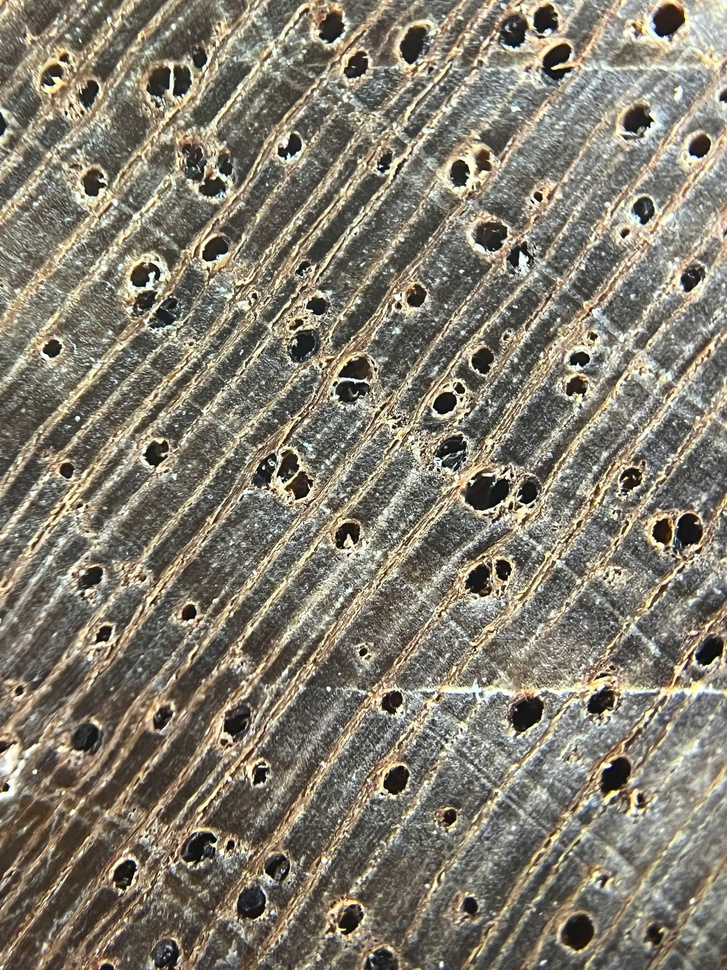
#> input picture Go_that/Xoan ta Dinh Hoa/z6949210750203_746269550794640d6073540d94bbfd49.jpg, 727 x 970 px, shrunk from 1920 x 2560 before the run; its folder holds only this picture in this run
$ python test2.py   (older library calls are emulated)
#> lines starting #> are read from the running program, lines starting #| are printed output that depends on the picture
#> in imread_unicode, returned value is the input picture: shape (970, 727, 3); mean B, G, R 111.1, 125, 130.8
# Duyệt toàn bộ ảnh trong thư mục.
# Tính độ nét (blur score) với 1 ngưỡng duy nhất (THRESHOLD, mặc định 32).
# Chuyển ảnh rõ (score ≥ THRESHOLD) sang thư mục mới data_netro/<tên class> (copy ảnh).
# In danh sách ảnh mờ ra file blurry_images.txt

import os
import cv2
import shutil
import numpy as np
from tqdm import tqdm

CLASS_FOLDER = r"C:\WoodAI\data\data_khongtrung\Xoan ta Dinh Hoa"
TARGET_ROOT = r"C:\WoodAI\data\data_blur"
THRESHOLD = 8
CROP_SIZE = 300

def get_blur_score(image, crop_size=CROP_SIZE):
#> called with crop_size = 300
    h, w = image.shape[:2]
#> h = 970; w = 727
    if h < crop_size or w < crop_size:
        return 0.0
    x = (w - crop_size) // 2
#> x = 213
    y = (h - crop_size) // 2
#> y = 335
    crop = image[y:y+crop_size, x:x+crop_size]
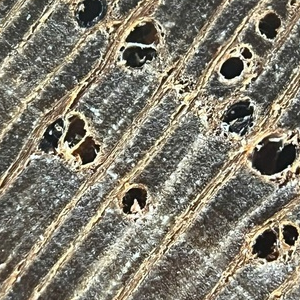
#> crop: shape (300, 300, 3); mean B, G, R 110.6, 124.6, 129
    gray = cv2.cvtColor(crop, cv2.COLOR_BGR2GRAY)
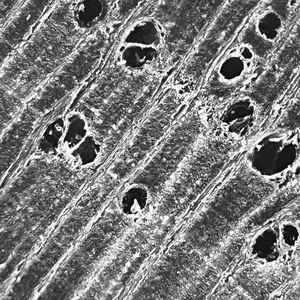
#> gray: shape (300, 300); min 1, max 255, mean 124.3
    return cv2.Laplacian(gray, cv2.CV_64F).var()

def imread_unicode(path):
    try:
        with open(path, "rb") as f:
            bytes_array = np.asarray(bytearray(f.read()), dtype=np.uint8)
            return cv2.imdecode(bytes_array, cv2.IMREAD_COLOR)
    except:
        return None

def check_and_copy_clear_images(folder_path, threshold=THRESHOLD):
    mo_anh = []
    net_anh = []

    class_name = os.path.basename(folder_path)

    # folder chứa ảnh nét
    target_clear = os.path.join(TARGET_ROOT, class_name, "clear")
    os.makedirs(target_clear, exist_ok=True)

    # folder chứa ảnh mờ
    target_blur = os.path.join(TARGET_ROOT, class_name, "blur")
    os.makedirs(target_blur, exist_ok=True)

    print(f"\nĐang kiểm tra ảnh trong: {folder_path}")
    for filename in tqdm(os.listdir(folder_path), desc="Kiểm tra", leave=False):
        if not filename.lower().endswith((".jpg", ".jpeg", ".png")):
            continue

        path = os.path.join(folder_path, filename)
        if not os.path.isfile(path):
            continue

        image = imread_unicode(path)
        if image is None:
            print(f"Không đọc được ảnh: {filename}")
            continue

        score = get_blur_score(image)
#> score = 12780.8

        try:
            if score >= threshold:
                shutil.copy2(path, os.path.join(target_clear, filename))
                net_anh.append((filename, score))
            else:
                shutil.copy2(path, os.path.join(target_blur, filename))
                mo_anh.append((filename, score))
        except Exception as e:
            print(f"Lỗi copy {filename}: {e}")

    print(f"\nẢnh rõ (≥ {threshold}): {len(net_anh)} copy vào {target_clear}")
#| Ảnh rõ (≥ 8): 1 copy vào C:\WoodAI\data\data_blur/C:\WoodAI\data\data_khongtrung\Xoan ta Dinh Hoa/clear
    print(f"Ảnh mờ (< {threshold}): {len(mo_anh)} copy vào {target_blur}")

    with open("blurry_images.txt", "a", encoding="utf-8") as f:
        f.write(f"\nClass: {class_name}")
        f.write(f"\nẢnh mờ (score < {threshold}): {len(mo_anh)} ảnh\n")
        for filename, score in sorted(mo_anh, key=lambda x: x[1]):
            f.write(f"{filename}\t{score:.2f}\n")

if __name__ == "__main__":
    if not os.path.exists(CLASS_FOLDER):
        print(f"Không tồn tại folder: {CLASS_FOLDER}")
    else:
        check_and_copy_clear_images(CLASS_FOLDER)

$ run again, on Go_that/Xoan ta Dinh Hoa/z6949210778695_9c1769dd833b7bf7cb6f9cc7f8eded3a.jpg
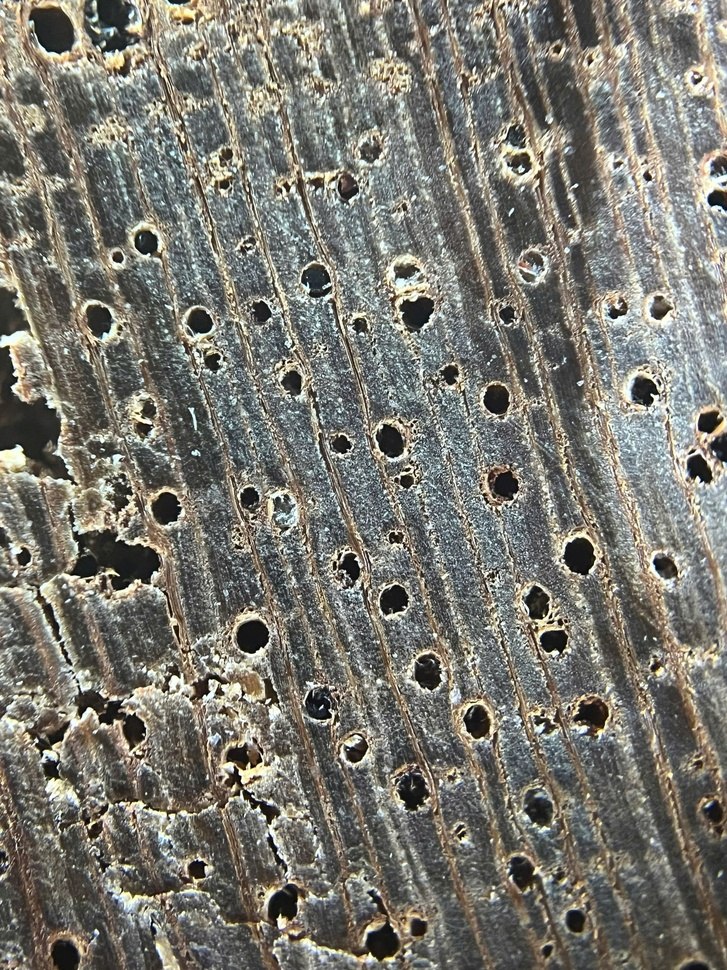
#> input picture Go_that/Xoan ta Dinh Hoa/z6949210778695_9c1769dd833b7bf7cb6f9cc7f8eded3a.jpg, 727 x 970 px, shrunk from 1920 x 2560 before the run
#> in imread_unicode, returned value is the input picture: shape (970, 727, 3); mean B, G, R 112.1, 120.3, 121.8
#> in get_blur_score, `crop = image[y:y+crop_size, x:x+crop_size]`:
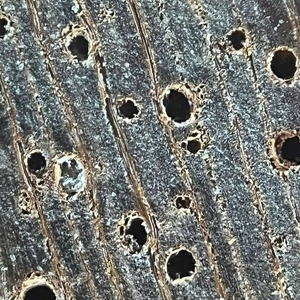
#> crop: shape (300, 300, 3); mean B, G, R 115.4, 119.6, 117.4
#> in get_blur_score, `gray = cv2.cvtColor(crop, cv2.COLOR_BGR2GRAY)`:
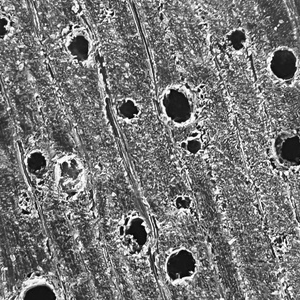
#> gray: shape (300, 300); min 0, max 255, mean 118.5
#> score = 14579.3
#| Ảnh rõ (≥ 8): 1 copy vào C:\WoodAI\data\data_blur/C:\WoodAI\data\data_khongtrung\Xoan ta Dinh Hoa/clear

$ run again, on Go_that/Xoan ta Dinh Hoa/z6949210794215_e2279a58672016dc1eef0d476f7a8bc3.jpg
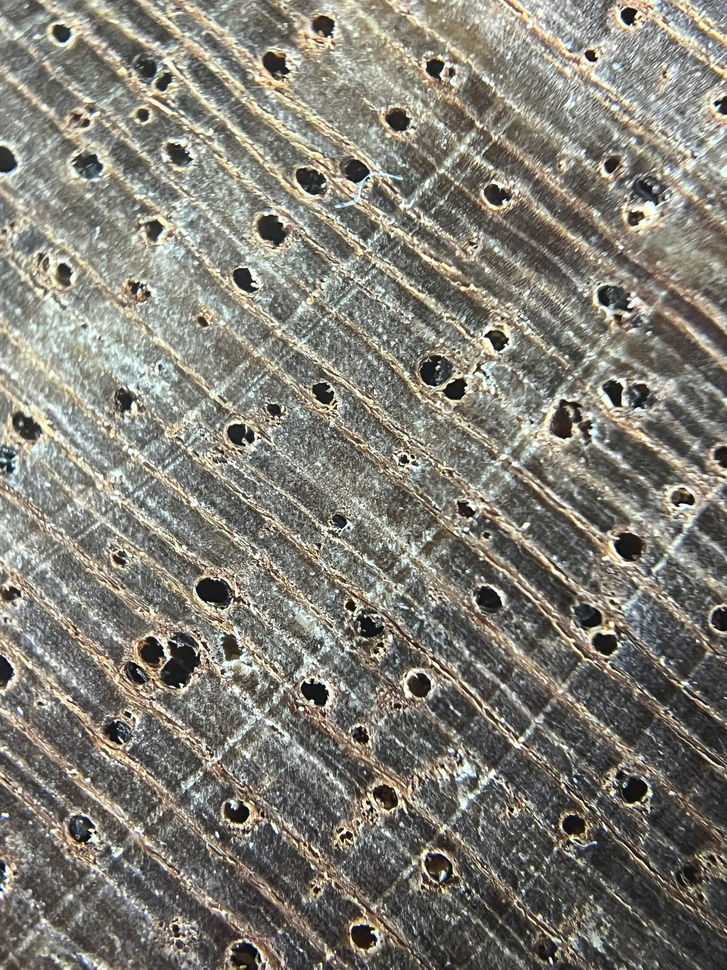
#> input picture Go_that/Xoan ta Dinh Hoa/z6949210794215_e2279a58672016dc1eef0d476f7a8bc3.jpg, 727 x 970 px, shrunk from 1920 x 2560 before the run
#> in imread_unicode, returned value is the input picture: shape (970, 727, 3); mean B, G, R 116.9, 126.2, 129
#> in get_blur_score, `crop = image[y:y+crop_size, x:x+crop_size]`:
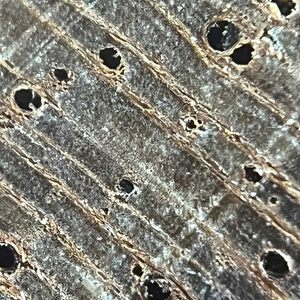
#> crop: shape (300, 300, 3); mean B, G, R 119.1, 129.6, 131.6
#> in get_blur_score, `gray = cv2.cvtColor(crop, cv2.COLOR_BGR2GRAY)`:
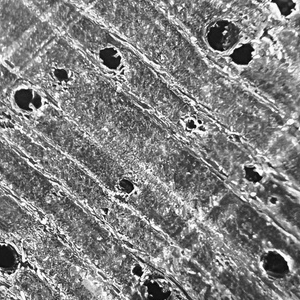
#> gray: shape (300, 300); min 1, max 255, mean 129
#> score = 9549.4
#| Ảnh rõ (≥ 8): 1 copy vào C:\WoodAI\data\data_blur/C:\WoodAI\data\data_khongtrung\Xoan ta Dinh Hoa/clear

$ run again, on Go_that/Xoan ta Dinh Hoa/z6949210842451_6cd4a7a75cd9bba8d750280f9ed72705.jpg
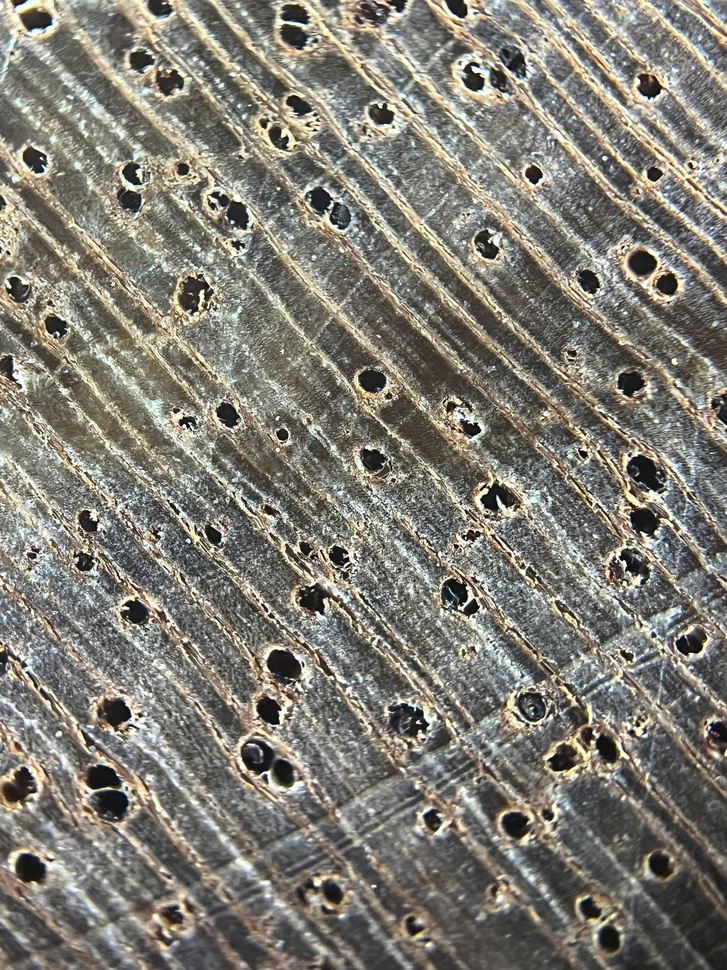
#> input picture Go_that/Xoan ta Dinh Hoa/z6949210842451_6cd4a7a75cd9bba8d750280f9ed72705.jpg, 727 x 970 px, shrunk from 1920 x 2560 before the run
#> in imread_unicode, returned value is the input picture: shape (970, 727, 3); mean B, G, R 115.9, 125.3, 127.8
#> in get_blur_score, `crop = image[y:y+crop_size, x:x+crop_size]`:
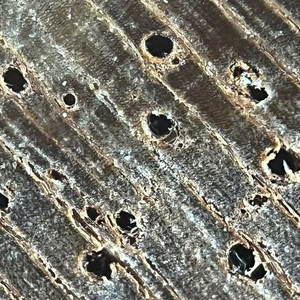
#> crop: shape (300, 300, 3); mean B, G, R 109.4, 120.1, 122.3
#> in get_blur_score, `gray = cv2.cvtColor(crop, cv2.COLOR_BGR2GRAY)`:
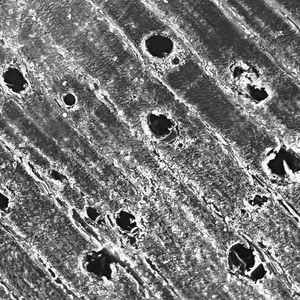
#> gray: shape (300, 300); min 0, max 255, mean 119.6
#> score = 11041.1
#| Ảnh rõ (≥ 8): 1 copy vào C:\WoodAI\data\data_blur/C:\WoodAI\data\data_khongtrung\Xoan ta Dinh Hoa/clear

$ run again, on Go_that/Xoan ta Dinh Hoa/z6949210766519_63d6d6530f8e7531ebbe7bdf47956978.jpg
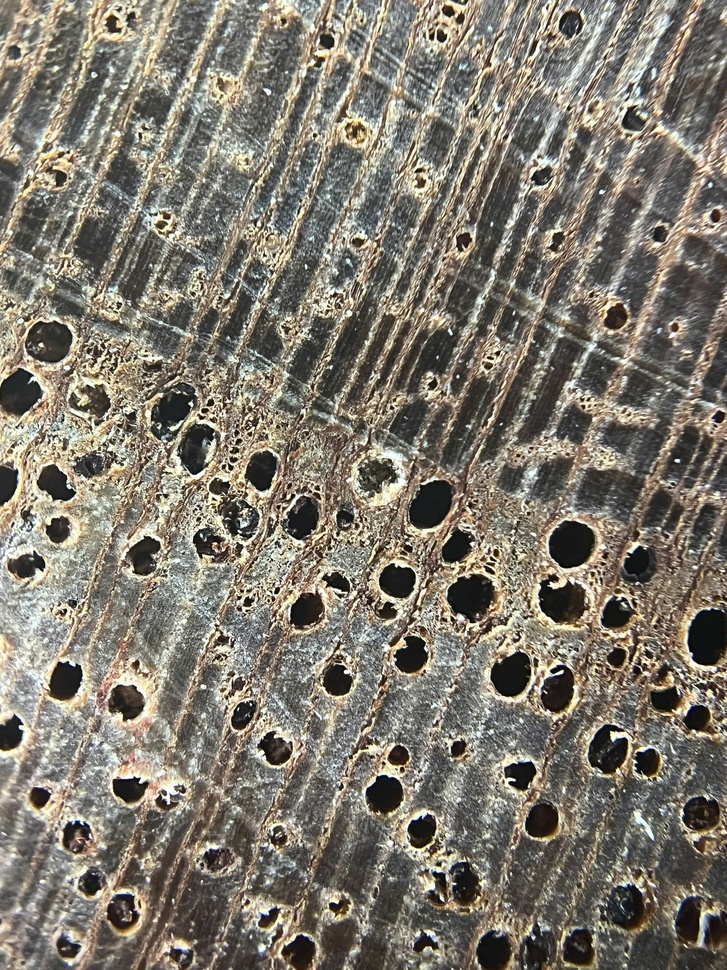
#> input picture Go_that/Xoan ta Dinh Hoa/z6949210766519_63d6d6530f8e7531ebbe7bdf47956978.jpg, 727 x 970 px, shrunk from 1920 x 2560 before the run
#> in imread_unicode, returned value is the input picture: shape (970, 727, 3); mean B, G, R 110.1, 121.5, 127.3
#> in get_blur_score, `crop = image[y:y+crop_size, x:x+crop_size]`:
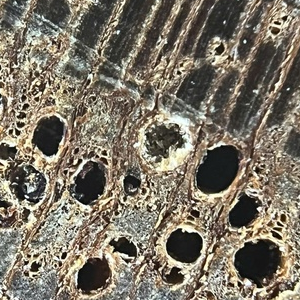
#> crop: shape (300, 300, 3); mean B, G, R 103.1, 117.2, 124.7
#> in get_blur_score, `gray = cv2.cvtColor(crop, cv2.COLOR_BGR2GRAY)`:
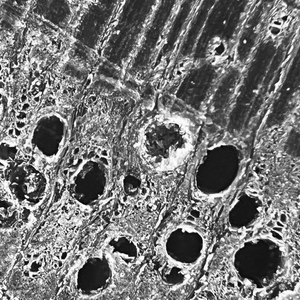
#> gray: shape (300, 300); min 0, max 255, mean 117.8
#> score = 11832.6
#| Ảnh rõ (≥ 8): 1 copy vào C:\WoodAI\data\data_blur/C:\WoodAI\data\data_khongtrung\Xoan ta Dinh Hoa/clear
